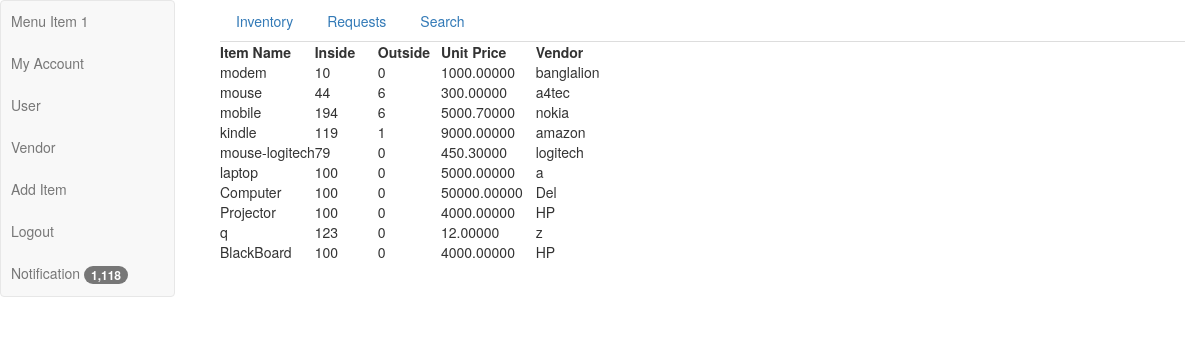
Before: /home/ (signed in) with the older database file.
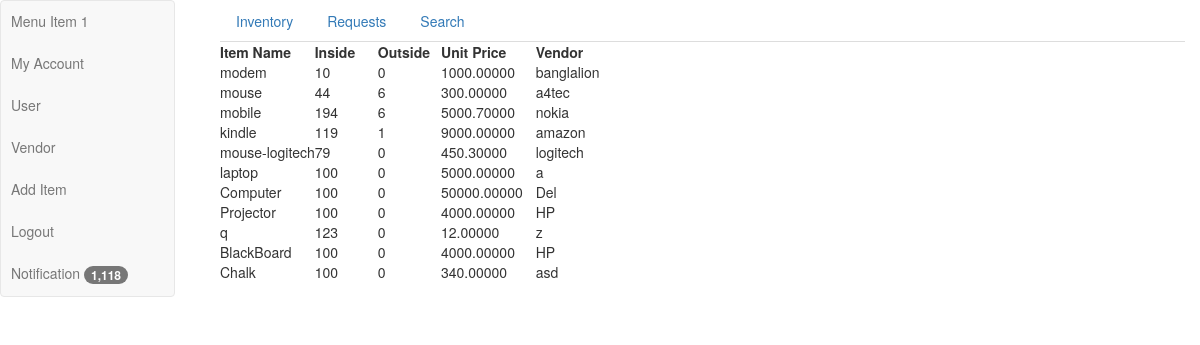
After: the same page with the newer database file.
### inventory/models.py (models this page shows, shortened)
class InventoryTable(models.Model):
	item_name=models.CharField(max_length=100,blank=False,null=False, unique=True, db_index=True)
	quantity_inside=models.IntegerField()
	quantity_outside=models.IntegerField()
	minimum_quantity=models.IntegerField()
	unit_price=models.DecimalField(max_digits=10, decimal_places=5)
	description=models.TextField()
	vendor=models.CharField(max_length=100,blank=False,null=False)

### inventory/views.py (the view)
# urls.py: url(r'^home/$',views.view_home,name='home_view'),
def view_home(request):
	if request.user.is_authenticated():
		inv=InventoryTable.objects.all()
		g=request.user.groups.all()[0]
		item_names=InventoryTable.objects.values('item_name')
		processed=ProcessedRequest.objects.filter(acknowledgement=0)
		pending=PendingRequest.objects.raw('''select inventory_pendingrequest.id_no,
													quantity_inside,
													requested_quantity,
													requestee,
													inventory_inventorytable.item_name,
													inventory_pendingrequest.description
													from
													inventory_inventorytable
													inner join
													inventory_pendingrequest on
													inventory_inventorytable.item_name=inventory_pendingrequest.item_name''')
		return render(request, 'inventory/home.html',{'inv':inv,'item_names':item_names,'pending':pending,'processed':processed, 'group':g})
	else:
		return render(request, 'inventory/unloggedhome.html',)

### inventory/templates/inventory/home.html (shortened to what this page needs)
{% extends "inventory/base.html" %}
{% block table %}
    <table id="inventorytable">
	    <thead>
	      <tr>
	        <th style="width:15%">Item Name
	        </th>
	        <th style="width:10%">Inside
	        </th>
	        <th style="width:10%">Outside
	        </th>
	        <th style="width:15%">Unit Price
	        </th>
	        <th>Vendor
	        </th>
	      </tr>
	    </thead>
        {% for items in inv %}
        <tr>
            <td >{{items.item_name}}</td>
            <td>{{items.quantity_inside}}</td>
            <td>{{items.quantity_outside}}</td>
            <td>{{items.unit_price}}</td>
            <td>{{items.vendor}}</td>
        </tr>
        {% endfor %}
    </table>
{% endblock table %}

Changed rows visible on the page:
added InventoryTable: item_name "Chalk", quantity_inside "100", quantity_outside "0", unit_price "340.00000", vendor "asd"
